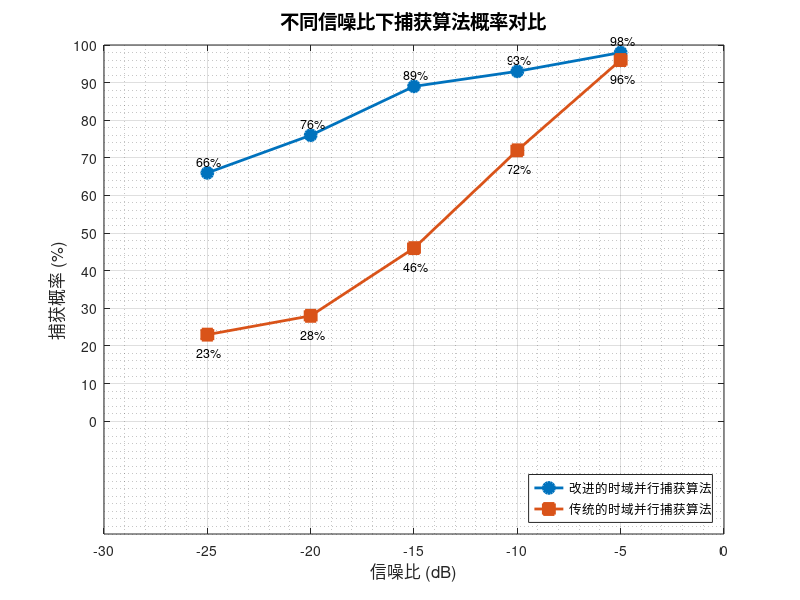

Source code (MATLAB):
% 定义信噪比dB值
snr_dB = [-25, -20, -15, -10, -5];

% 定义改进算法和传统算法的捕获概率（百分比）
improved_algorithm = [66, 76, 89, 93, 98];
traditional_algorithm = [23, 28, 46, 72, 96];

% 创建图形
figure('Position', [100, 100, 800, 600]);

% 绘制改进算法和传统算法的性能曲线
plot(snr_dB, improved_algorithm, 'LineWidth', 2, 'Color', [0 0.4470 0.7410], 'Marker', 'o', 'MarkerSize', 8, 'MarkerFaceColor', [0 0.4470 0.7410]);
hold on;
plot(snr_dB, traditional_algorithm, 'LineWidth', 2, 'Color', [0.8500 0.3250 0.0980], 'Marker', 's', 'MarkerSize', 8, 'MarkerFaceColor', [0.8500 0.3250 0.0980]);

% 添加标题和轴标签
title('不同信噪比下捕获算法概率对比', 'FontSize', 14);
xlabel('信噪比 (dB)', 'FontSize', 12);
ylabel('捕获概率 (%)', 'FontSize', 12);

% 添加网格线
grid on;

% 设置x轴和y轴的范围
xlim([-30 0]);
ylim([-30 100]);

% 添加图例
legend('改进的时域并行捕获算法', '传统的时域并行捕获算法', 'Location', 'southeast');

% 添加网格线
grid on;
grid minor;

% 设置刻度间隔
set(gca, 'XTick', -30:5:0);
set(gca, 'YTick', 0:10:100);

% 为每个数据点添加标签
for i = 1:length(snr_dB)
    text(snr_dB(i)-0.5, improved_algorithm(i)+3, [num2str(improved_algorithm(i)), '%'], 'FontSize', 9);
    text(snr_dB(i)-0.5, traditional_algorithm(i)-5, [num2str(traditional_algorithm(i)), '%'], 'FontSize', 9);
end
